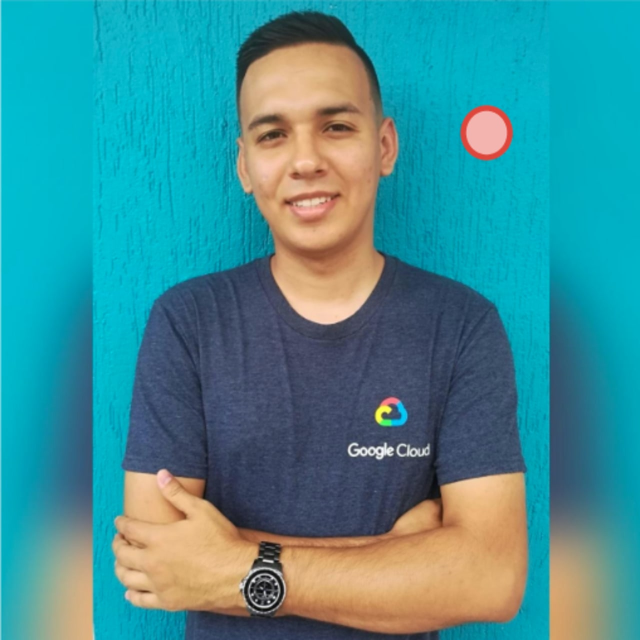
#> input picture images/perfil_object.jpg, 1280 x 1280 px, found by its file name (shown at 1/2 size)
$ jupyter execute --allow-errors 'Similarity of Images.ipynb'
#> lines starting #> are read from the running program, lines starting #| are printed output that depends on the picture
# Comparing Images Using Subtract

[cell 1]
import cv2
import numpy as np
import matplotlib.pyplot as plt

[cell 2]
img1 = cv2.imread('perfil.jpg')
img2 = cv2.imread('perfil.jpg')
img3 = cv2.imread('perfil_object.jpg')
#> img3 is the input picture: shape (1280, 1280, 3); mean B, G, R 148.2, 141.6, 63.5
img4 = cv2.imread('cat.jpg')
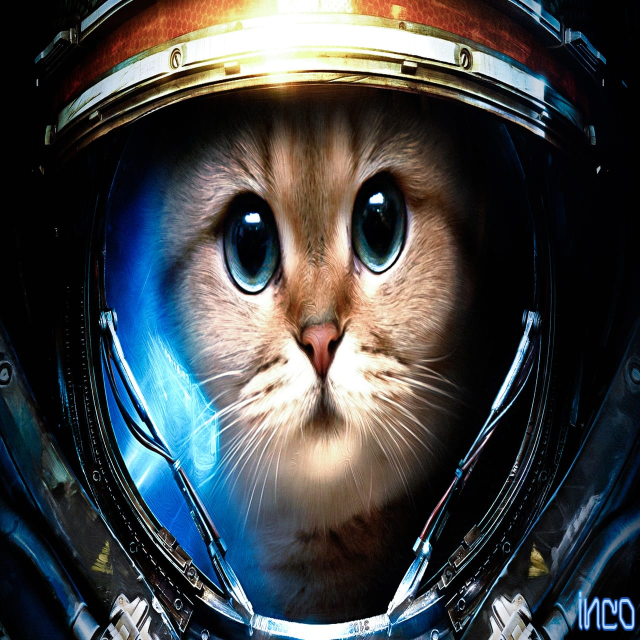
#> input picture images/cat.jpg, 1280 x 1280 px, found by its file name (shown at 1/2 size)
#> img4 is the input picture: shape (1280, 1280, 3); mean B, G, R 69.8, 68, 65.2

#> (a cell that did not finish here is left out)

[cell 4]
# Sum all element of the diff array

print(np.sum(diff_12))
#| None
#> (the rest of this cell did not finish here and is left out)

[cell 5]
# Find max difference to give more insight into numbers
total_pixel_value_count = 600*400*3*255
print(total_pixel_value_count)

#> (a cell that did not finish here is left out)

#> (a cell that did not finish here is left out)

# Comparing Images Using HIstogram Comparison

[cell 8]
# Calculate the histograms using calCHist, channel is [0]=Blue

img1_hist = cv2.calcHist([img1],[0],None,[256],[0,256])
#> img1_hist = 256 values from 0 to 0
img2_hist = cv2.calcHist([img2],[0],None,[256],[0,256])
#> img2_hist = 256 values from 0 to 0
img3_hist = cv2.calcHist([img3],[0],None,[256],[0,256])
#> img3_hist = 256 values, max 41100 at index 195, min 0 at index 0, mean 6400
img4_hist = cv2.calcHist([img4],[0],None,[256],[0,256])
#> img4_hist = 256 values, max 219997 at index 1, min 2163 at index 229, mean 6400

[cell 9]
plt.plot(img1_hist)
plt.show()
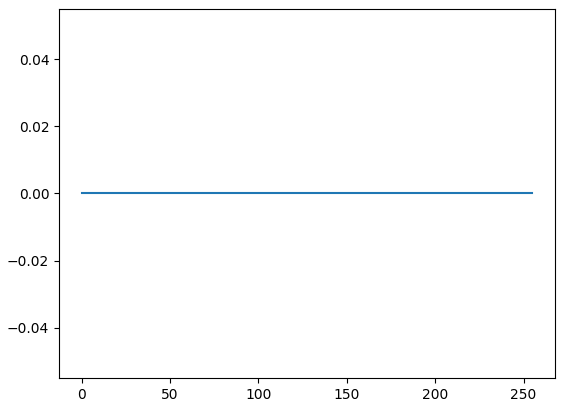
#> figure drawn by matplotlib, 1 panel

[cell 10]
# calculate correlation values using compareHist()
img1_img2 = cv2.compareHist(img1_hist, img2_hist,0)
#> img1_img2 = 1
img1_img3 = cv2.compareHist(img1_hist, img3_hist,0)
#> img1_img3 = 1
img1_img4 = cv2.compareHist(img1_hist, img4_hist,0)
#> img1_img4 = 1

[cell 11]
print(img1_img2)
#| 1.0
print(img1_img3)
#| 1.0
print(img1_img4)
#| 1.0
